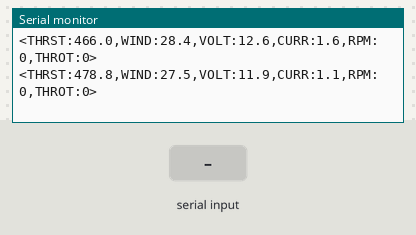
This sketch was run on a simulated Arduino Uno, built with avr-gcc and run on an emulated ATmega328P. Shown: the last lines printed to the serial monitor. Inputs (shaded band) come from the test bench.

Above: at 1.2 s.
1.3 s: "THROTCMD:" received over Serial
At 1.79 s:
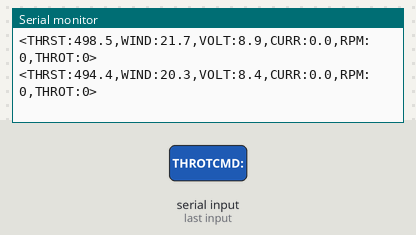
4.3 s: "30,150\n" received over Serial
At 4.62 s:
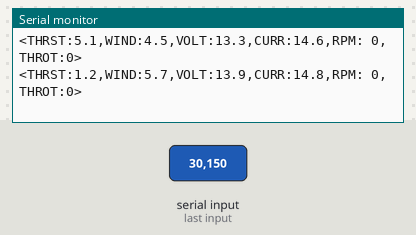
7.3 s: "[" received over Serial
At 7.67 s:
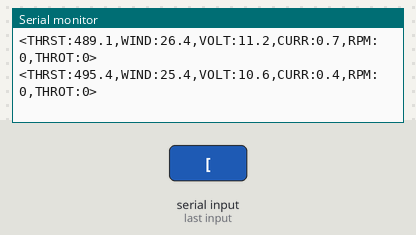
10.3 s: "]" received over Serial
At 10.56 s:
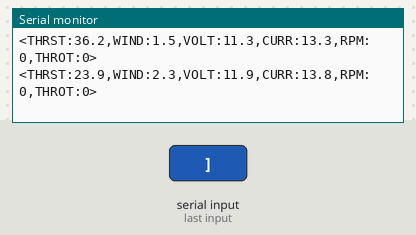
13.3 s: "90,45\n" received over Serial
At 13.58 s:
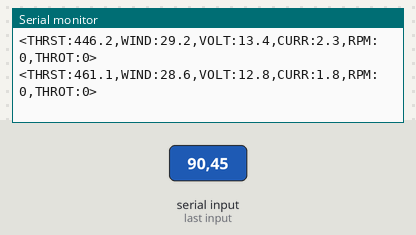
16.3 s: "THROTCMD:" received over Serial
At 16.39 s:
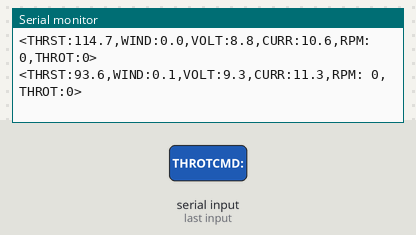
Timing chart, 0 to 19.3 s (numbered marks = the images above; inputs shaded):
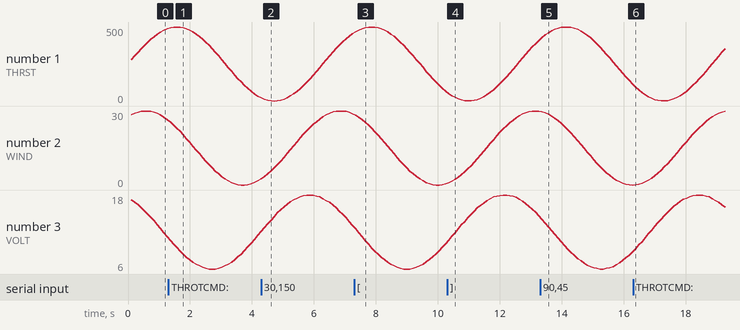

Measured:
- after the input at 1.3 s, the serial monitor: prints a new line after 0.49 s (image 1)
- after the input at 4.3 s, the serial monitor: prints a new line after 0.21 s (image 2)
- after the input at 7.3 s, the serial monitor: prints a new line after 0.36 s (image 3)
- after the input at 10.3 s, the serial monitor: prints a new line at once (image 4)
- after the input at 13.3 s, the serial monitor: prints a new line after 0.17 s (image 5)
- after the input at 16.3 s, the serial monitor: prints a new line after 0.09 s (image 6)
- plotted number 1: 488.6 → 21.5 after the input at 1.3 s, 21.5 → 454.3 after the input at 4.3 s, 454.3 → 67 after the input at 7.3 s, 408.7 → 114.7 after the input at 13.3 s, 114.7 → 494.1 after the input at 16.3 s
- plotted number 2: 26.5 → 2.5 after the input at 1.3 s, 2.5 → 28.9 after the input at 4.3 s, 0 → 25.6 after the input at 16.3 s

The sketch:

ThrustStand.ino
```cpp
String inputString = "";
bool readingCommand = false;
unsigned long lastSendTime = 0;

// Initiate values
float thrust = 0.0;
float windSpeed = 0.0;
float voltage = 0.0;
float current = 0.0;
float rpm = 0.0;
int throttle = 0;

void setup() {
  Serial.begin(9600);
}

void loop() {
  readSerial();
  if (millis() - lastSendTime >= 100) {
      sendData();
      lastSendTime = millis();
    }
  delay(10);
}

void sendData() {
  // Simulate data using time-based sine wave
  float t = millis() / 1000.0;  // time in seconds

  thrust    = (sin(t)       * 0.5 + 0.5) * 500;   // 0 - 500
  windSpeed = (sin(t + 1)   * 0.5 + 0.5) * 30;    // 0 - 30
  voltage   = (sin(t + 2)   * 0.5 + 0.5) * 12 + 6;// 6 - 18
  current   = (sin(t + 3)   * 0.5 + 0.5) * 15;    // 0 - 15
  rpm       = (sin(t + 4)   * 0.5 + 0.5) * 12000; // 0 - 12000
  rpm = throttle;

  // Package all data values into one string
  String telemetry = "<";
  telemetry += "THRST:" + String(thrust, 1) + ",";
  telemetry += "WIND:" + String(windSpeed, 1) + ",";
  telemetry += "VOLT:" + String(voltage, 1) + ",";
  telemetry += "CURR:" + String(current, 1) + ",";
  telemetry += "RPM:" + String(rpm, 0) + ",";
  telemetry += "THROT:" + String(throttle);
  telemetry += ">";

  Serial.println(telemetry);
}

void readSerial() {
  while (Serial.available()) {
    char inChar = (char)Serial.read();

    if (inChar == '[') {
      readingCommand = true;
      inputString = "";
    } else if (inChar == ']' && readingCommand) {
      readingCommand = false;
      processCommand(inputString);
    } else if (readingCommand) {
      inputString += inChar;
    }
  }
}

// Combined command handling and application
void processCommand(String cmd) {
  cmd.trim();

  if (cmd.startsWith("THROTCMD:")) {
    int value = cmd.substring(9).toInt();
    throttle = constrain(value, 0, 100);
    int pwm = map(throttle, 0, 100, 0, 255);
    // analogWrite(9, pwm);  // Apply to ESC pin, whichever that is
  } else {
    // Error catch
    String error = "<ERROR:UNKNOWN_COMMAND>";
    Serial.println(error);
  }
}
```
